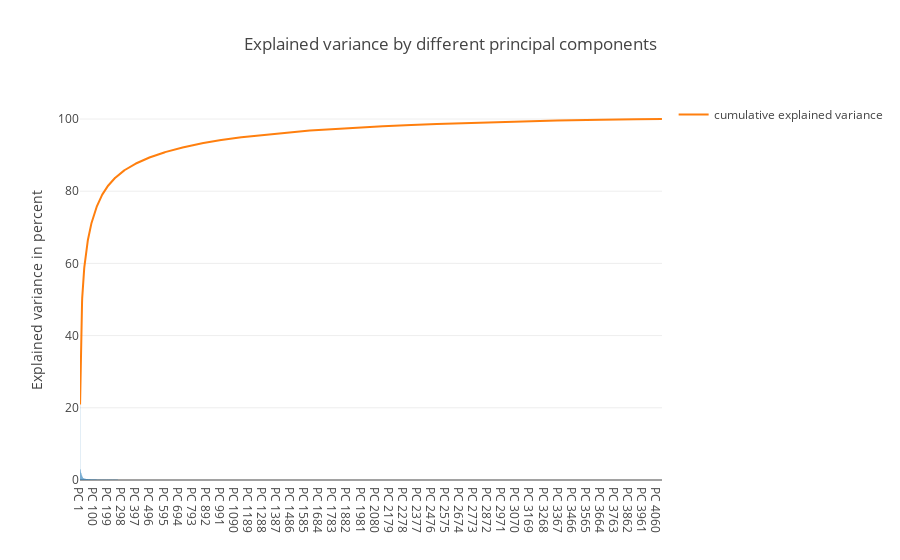

The notebook cell saved with this chart:
### Code cell
from plotly.offline import download_plotlyjs, init_notebook_mode, plot, iplot
from plotly.graph_objs import *

init_notebook_mode(connected=True)

tot = sum(eig_vals)
var_exp = [(i / tot)*100 for i in sorted(eig_vals, reverse=True)]
cum_var_exp = np.cumsum(var_exp)

trace1 = Bar(
        x=['PC %s' %i for i in range(1,4095)],
        y=var_exp,
        showlegend=False)

trace2 = Scatter(
        x=['PC %s' %i for i in range(1,4095)], 
        y=cum_var_exp,
        name='cumulative explained variance')

data = Data([trace1, trace2])

layout=Layout(
        yaxis=YAxis(title='Explained variance in percent'),
        title='Explained variance by different principal components')

fig = Figure(data=data, layout=layout)
iplot(fig)

### Figure 1 — Plotly figure (JSON) as saved in the notebook; plotly's stock layout.template omitted (floating-point values rounded to 4 significant figures; data arrays with more than 128 entries replaced by an {"elided": "..."} marker saying what was removed)
{"data": [{"showlegend": false, "type": "bar", "x": {"elided": "4094 str values"}, "y": {"elided": "4096 float values"}}, {"name": "cumulative explained variance", "type": "scatter", "x": {"elided": "4094 str values"}, "y": {"elided": "4096 float values"}}], "layout": {"title": "Explained variance by different principal components", "yaxis": {"title": "Explained variance in percent"}}}
